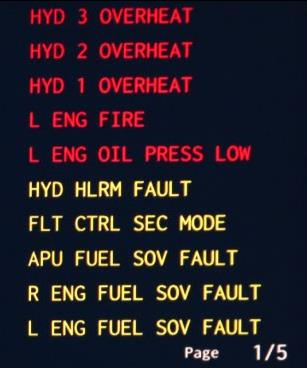
#> input picture Image/1.JPG, 307 x 368 px, found by its file name
$ python edge_detection.py
#> lines starting #> are read from the running program, lines starting #| are printed output that depends on the picture; after the words box and inside, x2 and y2 are one past the last pixel; in counts of white or black regions, pixels touching at a corner belong together
#! /usr/bin/env python
# -*- coding: utf-8 -*-

import os
import cv2
import numpy as np
import matplotlib.pyplot as plt


def extract_peek_ranges_from_array(array_vals, minimun_val=10, minimun_range=2):
    start_i = None
    end_i = None
    peek_ranges = []
    for i, val in enumerate(array_vals):
        if val > minimun_val and start_i is None:
            start_i = i
        elif val > minimun_val and start_i is not None:
            pass
        elif val < minimun_val and start_i is not None:
            end_i = i
            if end_i - start_i >= minimun_range:
                peek_ranges.append((start_i, end_i))
            start_i = None
            end_i = None
        elif val < minimun_val and start_i is None:
            pass
        else:
            raise ValueError("cannot parse this case...")
    return peek_ranges


current_dir = "C:\\Users\\dby_freedom\\Desktop\\661\\OpenCV_test"
path_test_image = os.path.join(current_dir, '../Image/1.jpg')
# base_dir = "/root/workspace/deep_ocr"
# path_test_image = os.path.join(base_dir, "test_data.png")
image_color = cv2.imread(path_test_image)
#> image_color is the input picture: shape (368, 307, 3); mean B, G, R 39.1, 30, 37.1
new_shape = (image_color.shape[1] * 4, image_color.shape[0] * 4)
#> new_shape = (1228, 1472)
image_color = cv2.resize(image_color, new_shape)
#> image_color: shape (1472, 1228, 3)
image = cv2.cvtColor(image_color, cv2.COLOR_BGR2GRAY)
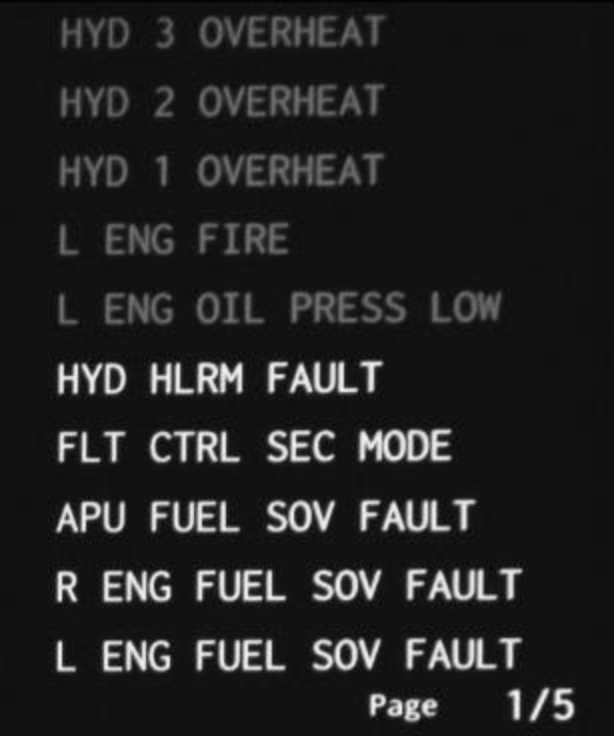
#> image: shape (1472, 1228) (shown at 1/2 size); min 0, max 252, mean 33.1


adaptive_threshold = cv2.adaptiveThreshold(
    image,
    255,
    cv2.ADAPTIVE_THRESH_GAUSSIAN_C,\
    cv2.THRESH_BINARY_INV, 11, 2)
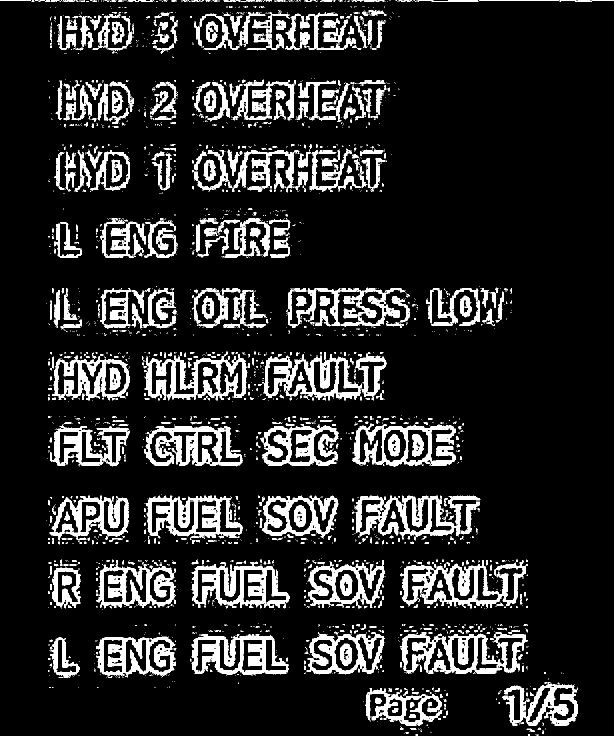
#> adaptive_threshold: shape (1472, 1228) (shown at 1/2 size); 13.1% white; 2553 white regions (2068 under 20 px), largest, box (x1, y1, x2, y2) and area: (800, 1120, 1052, 1217) 8619, (800, 1264, 1056, 1348) 8567, (709, 991, 961, 1079) 8035

cv2.imshow('binary image', adaptive_threshold)
cv2.waitKey(0)

horizontal_sum = np.sum(adaptive_threshold, axis=1)
#> horizontal_sum = 1472 values, max 230265 at index 1, min 0 at index 4, mean 41085.7

plt.plot(horizontal_sum, range(horizontal_sum.shape[0]))
plt.gca().invert_yaxis()
plt.show()
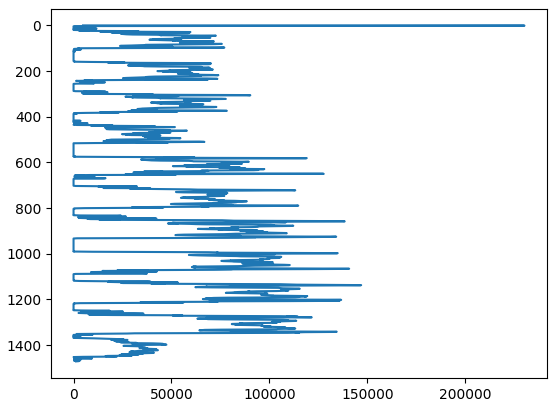
#> figure drawn by matplotlib, 1 panel

peek_ranges = extract_peek_ranges_from_array(horizontal_sum)
#> the loop in extract_peek_ranges_from_array, `for i, val in enumerate(array_vals):` made 1472 passes
#> val on passes 1 to 12: 4845, 230265, 146370, 510, 0, 0, 0, 0, 0, 0, 0, 0
#> after the loop in extract_peek_ranges_from_array, `for i, val in enumerate(array_vals):`: peek_ranges = [(0, 4), (12, 15), (21, 108), (113, 115), (157, 256), (288, 387), (417, 419), (421, 423), (425, 435), (436, 516), (575, 672), (703, 803), (832, 933), (991, 1089), (1117, 1219), (1248, 1355), (1357, 1359), (1365, 1367), (1369, 1452)]; start_i = 1453
line_seg_adaptive_threshold = np.copy(adaptive_threshold)
for i, peek_range in enumerate(peek_ranges):
    x = 0
    y = peek_range[0]
    w = line_seg_adaptive_threshold.shape[1]
    h = peek_range[1] - y
    pt1 = (x, y)
    pt2 = (x + w, y + h)
    cv2.rectangle(line_seg_adaptive_threshold, pt1, pt2, 255)
#> this loop made 19 passes
#> (peek_range, y, h, pt1, pt2) on passes 2 to 13: ((12, 15), 12, 3, (0, 12), (1228, 15)), ((21, 108), 21, 87, (0, 21), (1228, 108)), ((113, 115), 113, 2, (0, 113), (1228, 115)), ((157, 256), 157, 99, (0, 157), (1228, 256)), ((288, 387), 288, 99, (0, 288), (1228, 387)), ((417, 419), 417, 2, (0, 417), (1228, 419)), ((421, 423), 421, 2, (0, 421), (1228, 423)), ((425, 435), 425, 10, (0, 425), (1228, 435)), ((436, 516), 436, 80, (0, 436), (1228, 516)), ((575, 672), 575, 97, (0, 575), (1228, 672)), ((703, 803), 703, 100, (0, 703), (1228, 803)), ((832, 933), 832, 101, (0, 832), (1228, 933))
#> (y, h, pt1, pt2) on pass 1: (0, 4, (0, 0), (1228, 4))
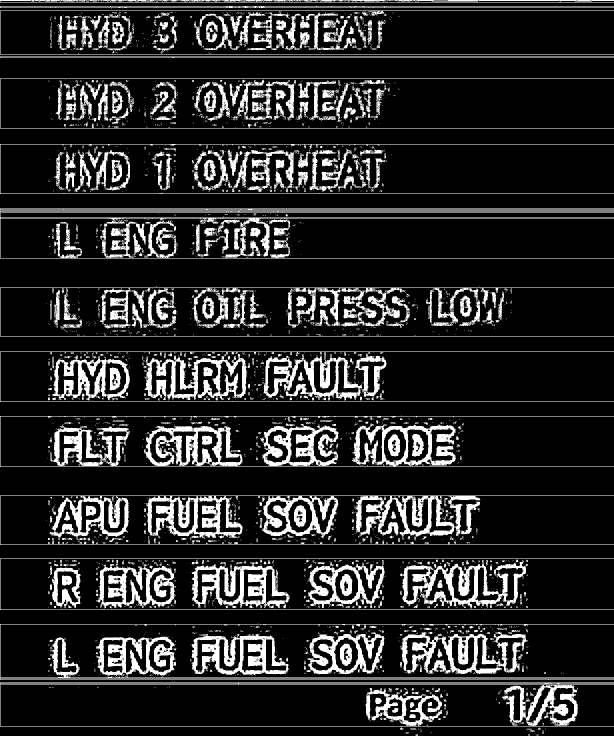
#> line_seg_adaptive_threshold: shape (1472, 1228) (shown at 1/2 size); 15.7% white; 2250 white regions (1818 under 20 px), largest, box (x1, y1, x2, y2) and area: (0, 991, 1228, 1090) 28185, (0, 832, 1228, 934) 21427, (0, 703, 1228, 804) 17095
cv2.imshow('line image', line_seg_adaptive_threshold)
cv2.waitKey(0)


vertical_peek_ranges2d = []
for peek_range in peek_ranges:
    start_y = peek_range[0]
    end_y = peek_range[1]
    line_img = adaptive_threshold[start_y:end_y, :]
    vertical_sum = np.sum(line_img, axis=0)
    vertical_peek_ranges = extract_peek_ranges_from_array(
        vertical_sum,
        minimun_val=40,
        minimun_range=1)
    vertical_peek_ranges2d.append(vertical_peek_ranges)
#> this loop made 19 passes
#> (start_y, end_y, vertical_peek_ranges) on passes 4, 7, 12, 17: (113, 115, [(345, 348)]), (417, 419, [(126, 127), (409, 410), (412, 416), (481, 482), (496, 505)]), (703, 803, [(96, 260), (285, 500), (501, 773)]), (1357, 1359, [(1097, 1098)])
#> pass 3, `line_img = adaptive_threshold[start_y:end_y, :]`:
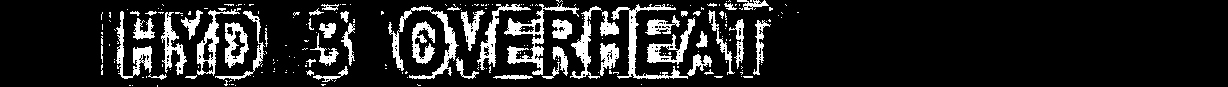
#> line_img: shape (87, 1228); 13.5% white; 220 white regions (168 under 20 px), largest, box (x1, y1, x2, y2) and area: (504, 3, 579, 75) 1096, (388, 6, 459, 79) 1037, (611, 4, 688, 79) 928
#> after the loop, vertical_peek_ranges2d = 19 items

## Draw
color = (0, 0, 255)
for i, peek_range in enumerate(peek_ranges):
    for vertical_range in vertical_peek_ranges2d[i]:
        x = vertical_range[0]
        y = peek_range[0]
        w = vertical_range[1] - x
        h = peek_range[1] - y
        pt1 = (x, y)
        pt2 = (x + w, y + h)
        cv2.rectangle(image_color, pt1, pt2, color)
#> this loop made 19 passes
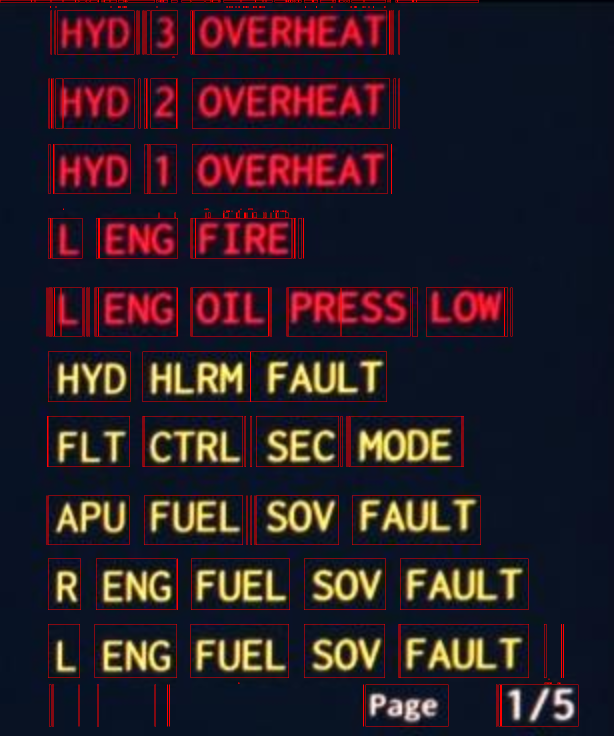
#> image_color: shape (1472, 1228, 3) (shown at 1/2 size); mean B, G, R 38.3, 29.6, 42.6
cv2.imshow('char image', image_color)
cv2.waitKey(0)


def median_split_ranges(peek_ranges):
    new_peek_ranges = []
    widthes = []
    for peek_range in peek_ranges:
        w = peek_range[1] - peek_range[0] + 1
        widthes.append(w)
    widthes = np.asarray(widthes)
    median_w = np.median(widthes)
    for i, peek_range in enumerate(peek_ranges):
        num_char = int(round(widthes[i]/median_w, 0))
        if num_char > 1:
            char_w = float(widthes[i] / num_char)
            for i in range(num_char):
                start_point = peek_range[0] + int(i * char_w)
                end_point = peek_range[0] + int((i + 1) * char_w)
                new_peek_ranges.append((start_point, end_point))
        else:
            new_peek_ranges.append(peek_range)
    return new_peek_ranges


vertical_peek_ranges2d = []
for peek_range in peek_ranges:
    start_y = peek_range[0]
    end_y = peek_range[1]
    line_img = adaptive_threshold[start_y:end_y, :]
    vertical_sum = np.sum(line_img, axis=0)
    vertical_peek_ranges = extract_peek_ranges_from_array(
        vertical_sum,
        minimun_val=40,
        minimun_range=1)
    vertical_peek_ranges = median_split_ranges(vertical_peek_ranges)
    vertical_peek_ranges2d.append(vertical_peek_ranges)
#> this loop made 19 passes
#> (start_y, end_y, widthes in median_split_ranges, median_w in median_split_ranges) on passes 3, 5, 6, 8, 10, 13, 14, 15, 16, 18: (21, 108, [3, 3, 155, 3, 2, 3, 2, 8, 54, 4, 3, 386, 2, 3, 3, 3], 3), (157, 256, [3, 2, 3, 15, 142, 4, 5, 3, 52, 3, 396, 5, 3], 4), (288, 387, [4, 2, 152, 7, 3, 52, 391, 2], 5.5), (421, 423, [2, 4, 2, 2, 2, 4, 2, 4, 3, 2, 4, 2, 2], 2), (436, 516, [5, 2, 61, 5, 2, 157, 3, 7, 193, 4, 3, 7, 2], 5), (832, 933, [2, 164, 3, 198, 3, 4, 166, 4, 2, 3, 223, 4], 4), (991, 1089, [2, 163, 198, 2, 3, 2, 166, 258], 83), (1117, 1219, [66, 161, 2, 198, 164, 257], 162.5), (1248, 1355, [64, 165, 197, 162, 3, 258, 5, 2, 2], 64), (1365, 1367, [3, 7, 5, 3, 4, 2], 3.5)
#> (start_y, end_y, median_w in median_split_ranges) on passes 1, 2, 9, 11: (0, 4, 7), (12, 15, 2), (425, 435, 2), (575, 672, 4)

## Draw
color = (0, 0, 255)
for i, peek_range in enumerate(peek_ranges):
    for vertical_range in vertical_peek_ranges2d[i]:
        x = vertical_range[0]
        y = peek_range[0]
        w = vertical_range[1] - x
        h = peek_range[1] - y
        pt1 = (x, y)
        pt2 = (x + w, y + h)
        cv2.rectangle(image_color, pt1, pt2, color)
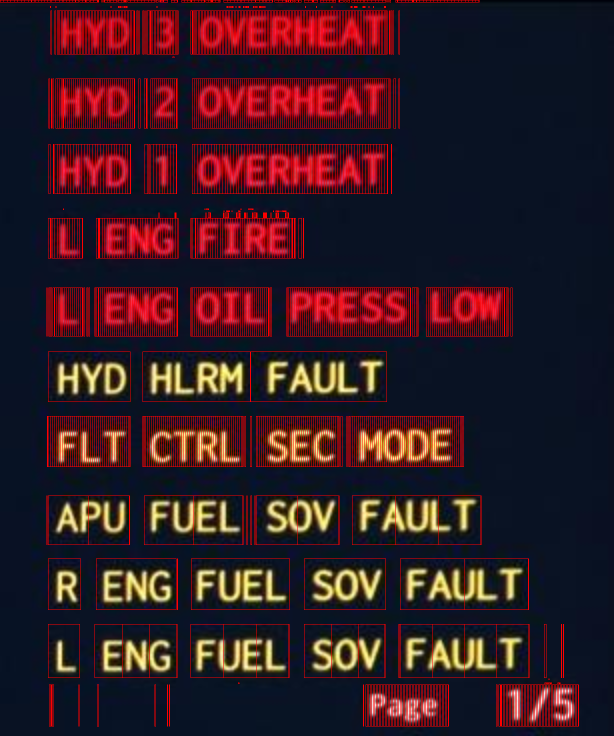
#> image_color: shape (1472, 1228, 3) (shown at 1/2 size); 5.44% of pixels changed, all inside (x1, y1, x2, y2) = (7, 0, 1158, 1453)
cv2.imshow('splited char image', image_color)
cv2.waitKey(0)

$ run again, with Image/18.jpg copied over Image/1.JPG
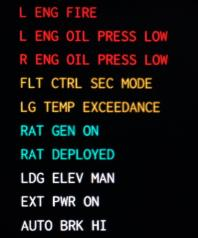
#> input picture Image/18.jpg, 198 x 238 px, found by its file name
#> image_color is the input picture: shape (238, 198, 3); mean B, G, R 17, 17.4, 22.2
#> adaptive_threshold: shape (952, 792); 15.4% white; 1454 white regions (1314 under 20 px), largest, box (x1, y1, x2, y2) and area: (322, 393, 645, 460) 9062, (200, 581, 467, 647) 6469, (199, 676, 342, 740) 4715
#> horizontal_sum = 952 values, max 118320 at index 449, min 0 at index 1, mean 31047.3
#> the loop in extract_peek_ranges_from_array, `for i, val in enumerate(array_vals):` made 952 passes
#> val on passes 1 to 8: 510, 0, 0, 0, 0, 1530, 1530, 0
#> after the loop in extract_peek_ranges_from_array, `for i, val in enumerate(array_vals):`: peek_ranges = 28 pairs, first value 5 to 863, second value 7 to 931
#> the loop `for i, peek_range in enumerate(peek_ranges):` made 28 passes
#> (peek_range, y, h, pt1, pt2) on passes 1 to 8: ((5, 7), 5, 2, (0, 5), (792, 7)), ((9, 11), 9, 2, (0, 9), (792, 11)), ((13, 15), 13, 2, (0, 13), (792, 15)), ((17, 79), 17, 62, (0, 17), (792, 79)), ((81, 83), 81, 2, (0, 81), (792, 83)), ((84, 91), 84, 7, (0, 84), (792, 91)), ((93, 99), 93, 6, (0, 93), (792, 99)), ((100, 103), 100, 3, (0, 100), (792, 103))
#> after the loop `for i, peek_range in enumerate(peek_ranges):`:
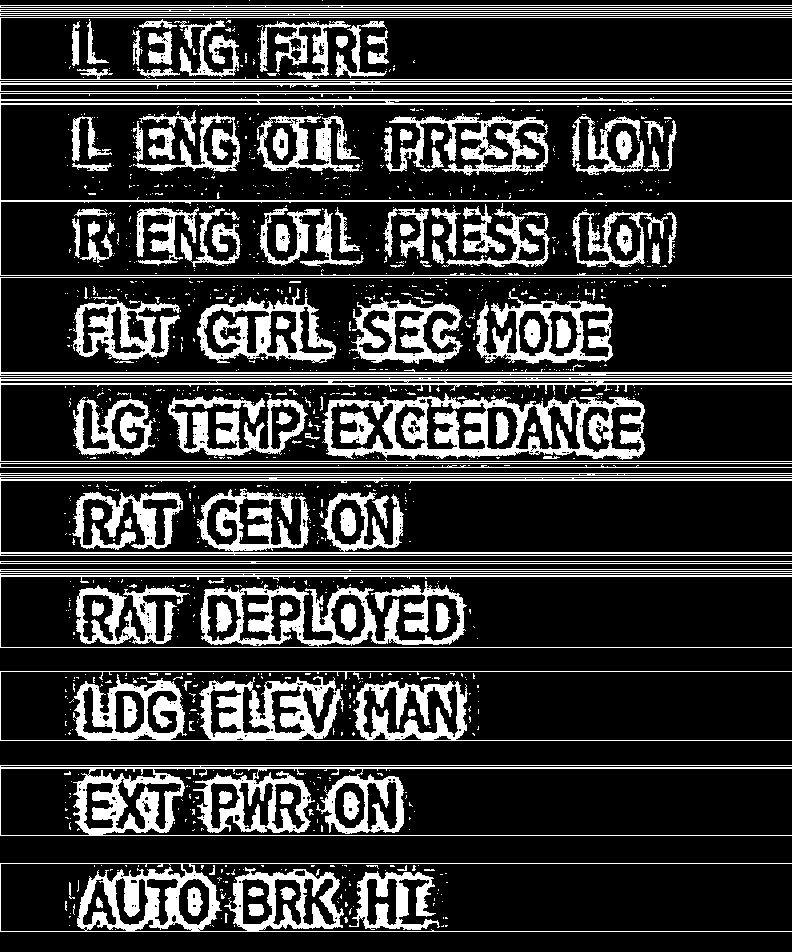
#> line_seg_adaptive_threshold: shape (952, 792); 21.3% white; 1196 white regions (1057 under 20 px), largest, box (x1, y1, x2, y2) and area: (0, 671, 792, 741) 12927, (0, 765, 792, 836) 11862, (0, 573, 792, 648) 9772
#> the loop `for peek_range in peek_ranges:` made 28 passes
#> (start_y, end_y) on passes 1, 4, 5, 6, 7, 8, 9, 10: (5, 7), (17, 79), (81, 83), (84, 91), (93, 99), (100, 103), (104, 200), (201, 275)
#> after the loop `for peek_range in peek_ranges:`: vertical_peek_ranges2d = 28 items
#> the loop `for i, peek_range in enumerate(peek_ranges):` made 28 passes
#> the loop `for peek_range in peek_ranges:` made 28 passes
#> (start_y, end_y) on passes 1, 4, 5, 6, 8, 13, 14: (5, 7), (17, 79), (81, 83), (84, 91), (100, 103), (377, 379), (380, 383)
#> after the loop `for i, peek_range in enumerate(peek_ranges):`:
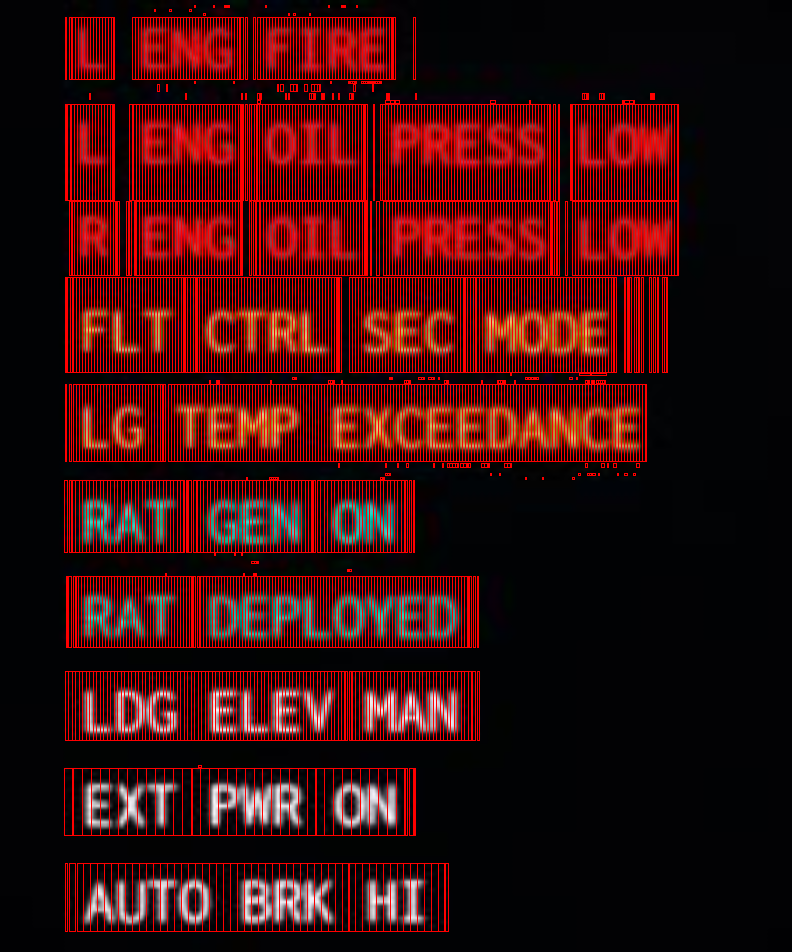
#> image_color: shape (952, 792, 3); mean B, G, R 13, 12.9, 57.7
